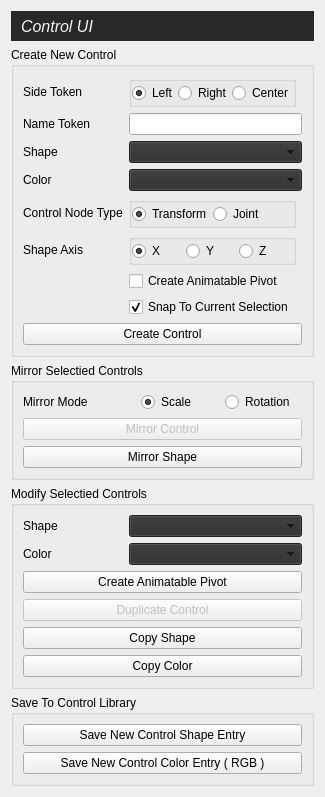
<?xml version="1.0" encoding="UTF-8"?>
<ui version="4.0">
 <class>ClusterUI</class>
 <widget class="QWidget" name="ClusterUI">
  <property name="geometry">
   <rect>
    <x>0</x>
    <y>0</y>
    <width>314</width>
    <height>735</height>
   </rect>
  </property>
  <property name="windowTitle">
   <string>Cluster UI</string>
  </property>
  <layout class="QVBoxLayout" name="verticalLayout_4">
   <item>
    <widget class="QLabel" name="assetLabel_2">
     <property name="minimumSize">
      <size>
       <width>40</width>
       <height>30</height>
      </size>
     </property>
     <property name="maximumSize">
      <size>
       <width>16777215</width>
       <height>30</height>
      </size>
     </property>
     <property name="font">
      <font>
       <pointsize>12</pointsize>
       <italic>true</italic>
      </font>
     </property>
     <property name="styleSheet">
      <string notr="true">color: rgb(244, 244, 244);
background-color: rgb(40, 40,40);</string>
     </property>
     <property name="text">
      <string>Control UI</string>
     </property>
     <property name="indent">
      <number>10</number>
     </property>
    </widget>
   </item>
   <item>
    <widget class="QGroupBox" name="groupBox">
     <property name="title">
      <string>Create New Control</string>
     </property>
     <layout class="QVBoxLayout" name="verticalLayout">
      <item>
       <layout class="QGridLayout" name="gridLayout" columnstretch="0,1,1,0">
        <item row="4" column="0">
         <widget class="QLabel" name="label_8">
          <property name="toolTip">
           <string>&lt;html&gt;&lt;head/&gt;&lt;body&gt;&lt;p&gt;Node Type for the control&lt;/p&gt;&lt;/body&gt;&lt;/html&gt;</string>
          </property>
          <property name="text">
           <string>Control Node Type</string>
          </property>
         </widget>
        </item>
        <item row="5" column="0">
         <widget class="QLabel" name="label_10">
          <property name="text">
           <string>Shape Axis</string>
          </property>
         </widget>
        </item>
        <item row="2" column="0">
         <widget class="QLabel" name="label_2">
          <property name="minimumSize">
           <size>
            <width>100</width>
            <height>0</height>
           </size>
          </property>
          <property name="toolTip">
           <string>&lt;html&gt;&lt;head/&gt;&lt;body&gt;&lt;p&gt;Shape for the new control&lt;/p&gt;&lt;/body&gt;&lt;/html&gt;</string>
          </property>
          <property name="text">
           <string>Shape</string>
          </property>
         </widget>
        </item>
        <item row="0" column="0">
         <widget class="QLabel" name="label_9">
          <property name="toolTip">
           <string>&lt;html&gt;&lt;head/&gt;&lt;body&gt;&lt;p&gt;Side prefix for the new control - Either &amp;quot;L_&amp;quot;, &amp;quot;R_&amp;quot;, or &amp;quot;C_&amp;quot;&lt;/p&gt;&lt;/body&gt;&lt;/html&gt;</string>
          </property>
          <property name="text">
           <string>Side Token</string>
          </property>
         </widget>
        </item>
        <item row="1" column="0">
         <widget class="QLabel" name="label">
          <property name="toolTip">
           <string>&lt;html&gt;&lt;head/&gt;&lt;body&gt;&lt;p&gt;Name token for the control. If the name of the new control clashes witrh an existing control a unique name will be created.&lt;/p&gt;&lt;/body&gt;&lt;/html&gt;</string>
          </property>
          <property name="text">
           <string>Name Token</string>
          </property>
         </widget>
        </item>
        <item row="3" column="0">
         <widget class="QLabel" name="label_3">
          <property name="toolTip">
           <string>&lt;html&gt;&lt;head/&gt;&lt;body&gt;&lt;p&gt;Shape for the new control&lt;/p&gt;&lt;/body&gt;&lt;/html&gt;</string>
          </property>
          <property name="text">
           <string>Color</string>
          </property>
         </widget>
        </item>
        <item row="6" column="1" colspan="3">
         <widget class="QCheckBox" name="pivot_chx">
          <property name="text">
           <string>Create Animatable Pivot</string>
          </property>
         </widget>
        </item>
        <item row="5" column="1" colspan="2">
         <widget class="QGroupBox" name="groupBox_5">
          <property name="toolTip">
           <string>&lt;html&gt;&lt;head/&gt;&lt;body&gt;&lt;p&gt;Node Type for the control&lt;/p&gt;&lt;/body&gt;&lt;/html&gt;</string>
          </property>
          <property name="title">
           <string/>
          </property>
          <property name="flat">
           <bool>true</bool>
          </property>
          <layout class="QHBoxLayout" name="horizontalLayout_5">
           <property name="spacing">
            <number>0</number>
           </property>
           <property name="leftMargin">
            <number>0</number>
           </property>
           <property name="topMargin">
            <number>0</number>
           </property>
           <property name="rightMargin">
            <number>0</number>
           </property>
           <property name="bottomMargin">
            <number>0</number>
           </property>
           <item>
            <layout class="QHBoxLayout" name="horizontalLayout_3">
             <item>
              <widget class="QRadioButton" name="X_rdo">
               <property name="text">
                <string>X</string>
               </property>
               <property name="checked">
                <bool>true</bool>
               </property>
              </widget>
             </item>
             <item>
              <widget class="QRadioButton" name="Y_rdo">
               <property name="text">
                <string>Y</string>
               </property>
               <property name="checked">
                <bool>false</bool>
               </property>
              </widget>
             </item>
             <item>
              <widget class="QRadioButton" name="Z_rdo">
               <property name="text">
                <string>Z</string>
               </property>
              </widget>
             </item>
            </layout>
           </item>
          </layout>
         </widget>
        </item>
        <item row="0" column="1" colspan="2">
         <widget class="QGroupBox" name="groupBox_6">
          <property name="toolTip">
           <string>&lt;html&gt;&lt;head/&gt;&lt;body&gt;&lt;p&gt;Side prefix for the new control - Either &amp;quot;L_&amp;quot;, &amp;quot;R_&amp;quot;, or &amp;quot;C_&amp;quot;&lt;/p&gt;&lt;/body&gt;&lt;/html&gt;</string>
          </property>
          <property name="title">
           <string/>
          </property>
          <property name="flat">
           <bool>true</bool>
          </property>
          <layout class="QHBoxLayout" name="horizontalLayout_6">
           <property name="spacing">
            <number>0</number>
           </property>
           <property name="leftMargin">
            <number>0</number>
           </property>
           <property name="topMargin">
            <number>0</number>
           </property>
           <property name="rightMargin">
            <number>0</number>
           </property>
           <property name="bottomMargin">
            <number>0</number>
           </property>
           <item>
            <layout class="QHBoxLayout" name="horizontalLayout_7">
             <item>
              <widget class="QRadioButton" name="L_rdo">
               <property name="text">
                <string>Left</string>
               </property>
               <property name="checked">
                <bool>true</bool>
               </property>
              </widget>
             </item>
             <item>
              <widget class="QRadioButton" name="R_rdo">
               <property name="text">
                <string>Right</string>
               </property>
               <property name="checked">
                <bool>false</bool>
               </property>
              </widget>
             </item>
             <item>
              <widget class="QRadioButton" name="C_rdo">
               <property name="text">
                <string>Center</string>
               </property>
              </widget>
             </item>
            </layout>
           </item>
          </layout>
         </widget>
        </item>
        <item row="1" column="1" colspan="3">
         <widget class="QLineEdit" name="name_line">
          <property name="toolTip">
           <string>&lt;html&gt;&lt;head/&gt;&lt;body&gt;&lt;p&gt;Name token for the control. If the name of the new control clashes witrh an existing control a unique name will be created.&lt;/p&gt;&lt;/body&gt;&lt;/html&gt;</string>
          </property>
         </widget>
        </item>
        <item row="2" column="1" colspan="3">
         <widget class="QComboBox" name="shape_cmb">
          <property name="toolTip">
           <string>&lt;html&gt;&lt;head/&gt;&lt;body&gt;&lt;p&gt;Shape for the new control&lt;/p&gt;&lt;/body&gt;&lt;/html&gt;</string>
          </property>
          <property name="styleSheet">
           <string notr="true">QComboBox{background-color:rgb(45,45,45);}</string>
          </property>
         </widget>
        </item>
        <item row="3" column="1" colspan="3">
         <widget class="QComboBox" name="color_cmb">
          <property name="toolTip">
           <string>&lt;html&gt;&lt;head/&gt;&lt;body&gt;&lt;p&gt;Shape for the new control&lt;/p&gt;&lt;/body&gt;&lt;/html&gt;</string>
          </property>
          <property name="styleSheet">
           <string notr="true">QComboBox{background-color:rgb(45,45,45);}</string>
          </property>
         </widget>
        </item>
        <item row="7" column="1" colspan="3">
         <widget class="QCheckBox" name="snap_chx">
          <property name="text">
           <string>Snap To Current Selection</string>
          </property>
          <property name="checked">
           <bool>true</bool>
          </property>
         </widget>
        </item>
        <item row="4" column="1" colspan="2">
         <widget class="QGroupBox" name="groupBox_7">
          <property name="title">
           <string/>
          </property>
          <property name="flat">
           <bool>true</bool>
          </property>
          <layout class="QHBoxLayout" name="horizontalLayout_8">
           <property name="spacing">
            <number>0</number>
           </property>
           <property name="leftMargin">
            <number>0</number>
           </property>
           <property name="topMargin">
            <number>0</number>
           </property>
           <property name="rightMargin">
            <number>0</number>
           </property>
           <property name="bottomMargin">
            <number>0</number>
           </property>
           <item>
            <layout class="QHBoxLayout" name="horizontalLayout_9">
             <item>
              <widget class="QRadioButton" name="transform_rdo">
               <property name="text">
                <string>Transform</string>
               </property>
               <property name="checked">
                <bool>true</bool>
               </property>
              </widget>
             </item>
             <item>
              <widget class="QRadioButton" name="joint_rdo">
               <property name="text">
                <string>Joint</string>
               </property>
               <property name="checked">
                <bool>false</bool>
               </property>
              </widget>
             </item>
            </layout>
           </item>
          </layout>
         </widget>
        </item>
       </layout>
      </item>
      <item>
       <widget class="QPushButton" name="create_btn">
        <property name="text">
         <string>Create Control</string>
        </property>
       </widget>
      </item>
     </layout>
    </widget>
   </item>
   <item>
    <widget class="QGroupBox" name="groupBox_2">
     <property name="toolTip">
      <string>&lt;html&gt;&lt;head/&gt;&lt;body&gt;&lt;p&gt;Mirror mode for the control. Scale mode wll set a negative scale on the control.&lt;/p&gt;&lt;/body&gt;&lt;/html&gt;</string>
     </property>
     <property name="title">
      <string>Mirror Selectied Controls</string>
     </property>
     <layout class="QVBoxLayout" name="verticalLayout_2">
      <item>
       <layout class="QGridLayout" name="gridLayout_2" columnstretch="0,1,1">
        <item row="0" column="0">
         <widget class="QLabel" name="label_7">
          <property name="toolTip">
           <string>&lt;html&gt;&lt;head/&gt;&lt;body&gt;&lt;p&gt;Mirror mode for the control. Scale mode wll set a negative scale on the control.&lt;/p&gt;&lt;/body&gt;&lt;/html&gt;</string>
          </property>
          <property name="text">
           <string>Mirror Mode              </string>
          </property>
         </widget>
        </item>
        <item row="0" column="1" colspan="2">
         <layout class="QHBoxLayout" name="horizontalLayout_4">
          <item>
           <widget class="QRadioButton" name="scale_rdo">
            <property name="text">
             <string>Scale</string>
            </property>
            <property name="checked">
             <bool>true</bool>
            </property>
           </widget>
          </item>
          <item>
           <widget class="QRadioButton" name="rot_rdo">
            <property name="text">
             <string>Rotation</string>
            </property>
           </widget>
          </item>
         </layout>
        </item>
       </layout>
      </item>
      <item>
       <widget class="QPushButton" name="mirror_btn">
        <property name="enabled">
         <bool>false</bool>
        </property>
        <property name="text">
         <string>Mirror Control</string>
        </property>
       </widget>
      </item>
      <item>
       <widget class="QPushButton" name="mirror_shape_btn">
        <property name="text">
         <string>Mirror Shape</string>
        </property>
       </widget>
      </item>
     </layout>
    </widget>
   </item>
   <item>
    <widget class="QGroupBox" name="groupBox_3">
     <property name="title">
      <string>Modify Selectied Controls</string>
     </property>
     <layout class="QVBoxLayout" name="verticalLayout_3">
      <item>
       <layout class="QGridLayout" name="gridLayout_3" columnstretch="0,1,1">
        <item row="0" column="1" colspan="2">
         <widget class="QComboBox" name="shape_mod_cmb">
          <property name="styleSheet">
           <string notr="true">QComboBox{background-color:rgb(45,45,45);}</string>
          </property>
         </widget>
        </item>
        <item row="1" column="0">
         <widget class="QLabel" name="label_13">
          <property name="text">
           <string>Color</string>
          </property>
         </widget>
        </item>
        <item row="0" column="0">
         <widget class="QLabel" name="label_11">
          <property name="minimumSize">
           <size>
            <width>100</width>
            <height>0</height>
           </size>
          </property>
          <property name="text">
           <string>Shape</string>
          </property>
         </widget>
        </item>
        <item row="1" column="1" colspan="2">
         <widget class="QComboBox" name="color_mod_cmb">
          <property name="styleSheet">
           <string notr="true">QComboBox{background-color:rgb(45,45,45);}</string>
          </property>
         </widget>
        </item>
       </layout>
      </item>
      <item>
       <widget class="QPushButton" name="pivot_btn">
        <property name="text">
         <string>Create Animatable Pivot</string>
        </property>
       </widget>
      </item>
      <item>
       <widget class="QPushButton" name="duplicate_btnb">
        <property name="enabled">
         <bool>false</bool>
        </property>
        <property name="text">
         <string>Duplicate Control</string>
        </property>
       </widget>
      </item>
      <item>
       <widget class="QPushButton" name="copy_shape_btn">
        <property name="contextMenuPolicy">
         <enum>Qt::ActionsContextMenu</enum>
        </property>
        <property name="text">
         <string>Copy Shape</string>
        </property>
       </widget>
      </item>
      <item>
       <widget class="QPushButton" name="copy_color_btn">
        <property name="text">
         <string>Copy Color</string>
        </property>
       </widget>
      </item>
     </layout>
    </widget>
   </item>
   <item>
    <widget class="QGroupBox" name="groupBox_4">
     <property name="title">
      <string>Save To Control Library</string>
     </property>
     <layout class="QVBoxLayout" name="verticalLayout_5">
      <item>
       <widget class="QPushButton" name="save_shape_btn">
        <property name="text">
         <string>Save New Control Shape Entry</string>
        </property>
       </widget>
      </item>
      <item>
       <widget class="QPushButton" name="save_color_btn">
        <property name="text">
         <string>Save New Control Color Entry ( RGB )</string>
        </property>
       </widget>
      </item>
     </layout>
    </widget>
   </item>
   <item>
    <spacer name="verticalSpacer">
     <property name="orientation">
      <enum>Qt::Vertical</enum>
     </property>
     <property name="sizeHint" stdset="0">
      <size>
       <width>20</width>
       <height>5</height>
      </size>
     </property>
    </spacer>
   </item>
  </layout>
 </widget>
 <tabstops>
  <tabstop>name_line</tabstop>
  <tabstop>create_btn</tabstop>
  <tabstop>mirror_btn</tabstop>
  <tabstop>duplicate_btnb</tabstop>
 </tabstops>
 <resources/>
 <connections/>
</ui>
